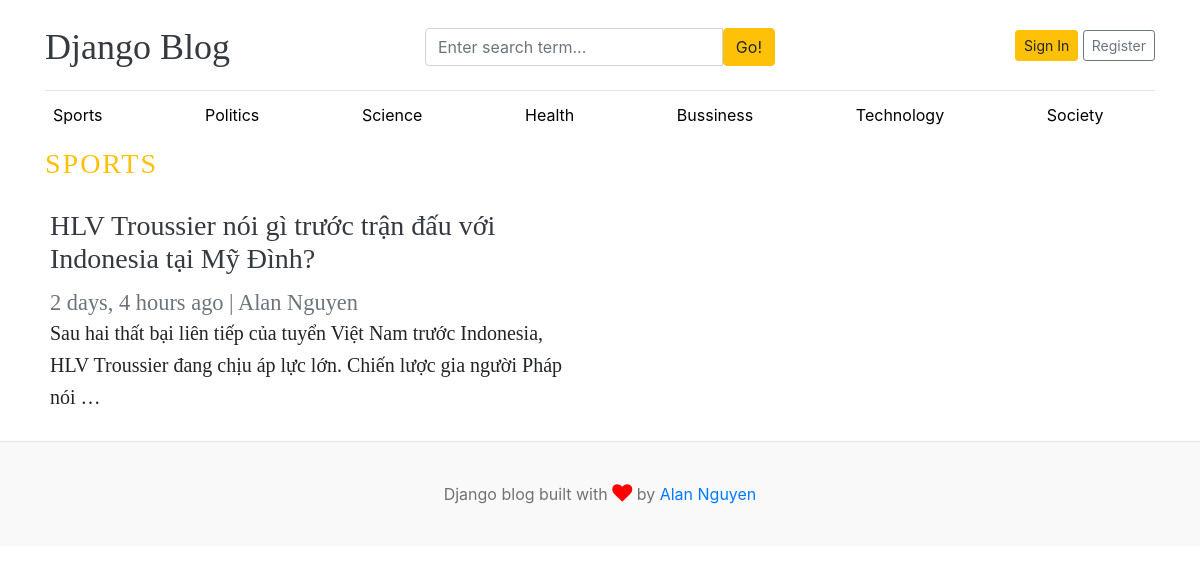
The page /category/1/ on the database as committed earlier.
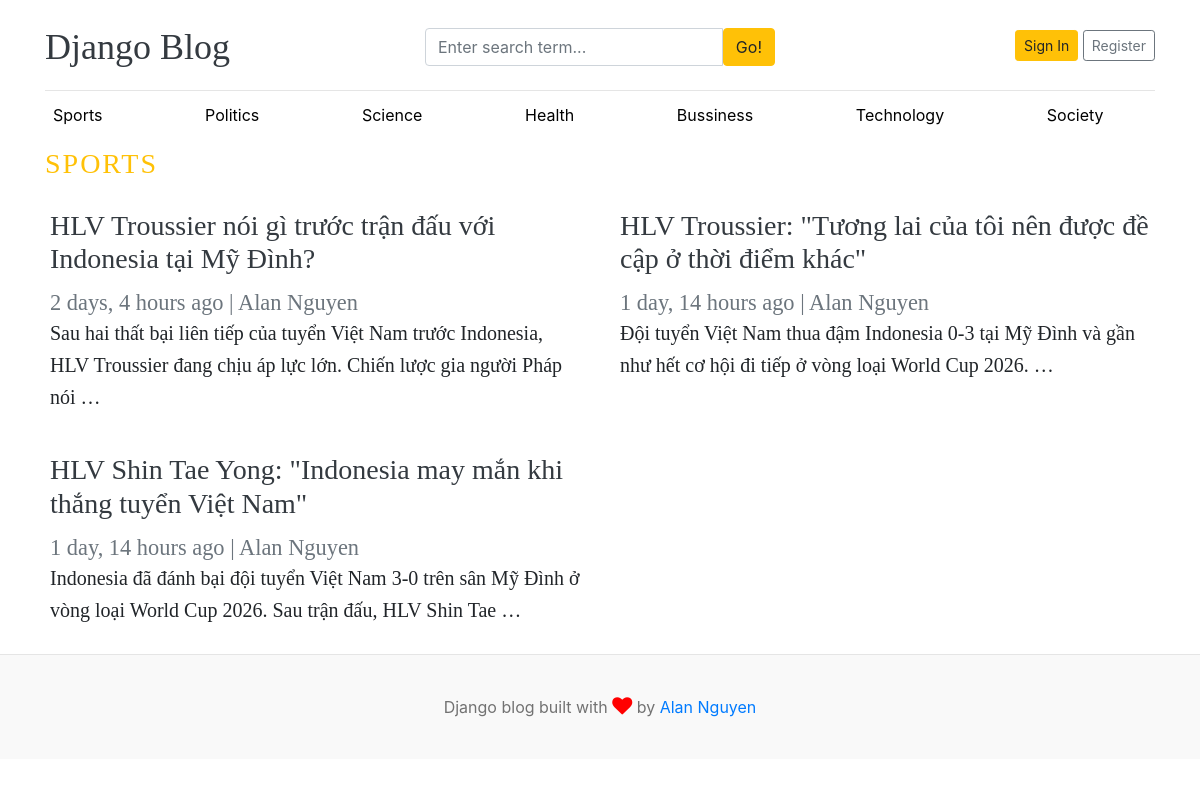
The same page on the database as committed later.
### blogs/models.py (models this page shows, shortened)
class Category(models.Model):
    category_name = models.CharField(max_length=50, unique=True)
    created_at = models.DateTimeField(auto_now_add=True)
    updayed_at = models.DateTimeField(auto_now=True)
    class Meta:
        verbose_name_plural = 'categories'
    def __str__(self):
        return self.category_name

class Blog(models.Model):
    title = models.CharField(max_length=100)
    slug = models.SlugField(max_length=150, unique=True, blank=True)
    category = models.ForeignKey(Category, on_delete=models.CASCADE)
    author = models.ForeignKey(User, on_delete=models.CASCADE)
    featured_image = models.ImageField(upload_to='upload/%Y/%m/%d')
    short_description = models.TextField(max_length=500)
    blog_body = models.TextField(max_length=5000)
    status = models.CharField(max_length=20, choices=STATUS_CHOICES, default="Draft")
    is_featured = models.BooleanField(default=False)
    created_at = models.DateTimeField(auto_now_add=True)
    updated_at = models.DateTimeField(auto_now=True)

### blogs/views.py (the view)
# urls.py: path('<int:category_id>/', views.posts_by_category, name ='posts_by_category'),
def posts_by_category(request, category_id):
    posts = Blog.objects.filter(status='Published', category=category_id)
    try:
        category = Category.objects.get(id=category_id)
    except:
        return render(request,'404.html')
    context = {
        'posts': posts,
        'category': category,
    }
    return render(request, 'posts_by_category.html', context)

### blogs/context_processors.py (called while the page is built)
def get_categories(request):
    categories = Category.objects.all()
    return dict(categories=categories)

def get_social_links(request):
    social_links = SocialLink.objects.all()
    return dict(social_links=social_links)

### templates/posts_by_category.html (shortened to what this page needs)
{% extends 'base.html' %}
{% block content%}
<h3 class="text-uppercase text-warning" style="letter-spacing: 2px;">{{ category }}<h3>
  <div class="row mb-2">
    {% if posts %}
        {% for post in posts %}
            <div class="col-md-6 px-0">
            <div class="card border-0" >
                <div class="card-body">
                <h3><a href="{% url 'blogs' post.slug %}" style="text-decoration: none;" class="text-dark">{{post.title}}</a></h3>
                <small class="mb-1 text-muted">{{ post.updated_at | timesince }} ago | {{ post.author.first_name }} {{ post.author.last_name }}</small>
                <p class="card-text" style="font-size: 1.25rem; line-height: 1.6; font-weight:300">{{ post.short_description | truncatewords:25 }}</p>
                </div>
            </div>
            </div>
        {% endfor %}
    {% else %}
        <div class="col-md-6 px-0">
            <div class="card-body">
                <p class="lead my-3">No posts found</p>
            </div>
        </div>
    {% endif %}
  </div>
</div>
{% endblock content %}

### templates/base.html (shortened to what this page needs)
{% load static %}
<!DOCTYPE html>
<html lang="en">
<head>
    <link href="https://getbootstrap.com/docs/4.0/dist/css/bootstrap.min.css" rel="stylesheet">
    <link rel="stylesheet" href="https://cdnjs.cloudflare.com/ajax/libs/font-awesome/4.7.0/css/font-awesome.min.css">
    <link href="{% static 'css/blogs.css' %}" rel="stylesheet">
  </head>
<body>
    <div class="container">
      <header class="blog-header py-3">
        <div class="row flex-nowrap justify-content-between align-items-center">
          <div class="col-4 pt-1">
            <a class="blog-header-logo text-dark" href="/">Django Blog</a>
          </div>
          <div class="col-4 pt-1" >
            <form action="{% url 'search' %}" method="GET">
              <div class="input-group">
                <input class="form-control" type="text" name="keyword" value="{{ keyword }}" placeholder="Enter search term..." aria-label="Enter search term..." aria-describedby="button-search" />
                <button type="submit " class="btn btn-warning" id="button-search" type="button">Go!</button>
            </div>
            </form>
          </div>
          <div class="col-4 d-flex justify-content-end align-items-center">
            <a class="btn btn-sm btn-warning" href="#">Sign In</a> &nbsp;
            <a class="btn btn-sm btn-outline-secondary" href="#">Register</a>
          </div>
        </div>
      </header>
      <div class="nav-scroller py-1 mb-2">
        <nav class="nav d-flex justify-content-between">
          {% for item in categories %}
            <a class="p-2 cat-text" href="{% url 'posts_by_category' item.pk %}">{{ item.category_name }}</a>
            <br/>
          {% endfor %}
        </nav>
      </div>
{% block content %}
{% endblock content %}
    <footer class="blog-footer">
        <p>Django blog built with <i class="fa fa-heart my-heart"></i> by <a href="#">Alan Nguyen</a></p>
    </footer>
</body>
</html>

### blog_main/static/css/blogs.css (style rules this page uses)
.blog-header { border-bottom: 1px solid #e5e5e5; }
.blog-header-logo { font-family: "IBM Plex Sans", Georgia, "Times New Roman", serif; font-size: 2.25rem; }
h1, h2, h3, h4, h5, h6 { font-family: "IBM Plex Sans", Georgia, "Times New Roman", serif; }
.blog-footer { padding: 2.5rem 0; color: #727272; text-align: center; background-color: #f9f9f9; border-top: .05rem solid #e5e5e5; }
.blog-footer p:last-child { margin-bottom: 0; }
.my-heart { font-size:20px; color: red !important; }
.cat-text { text-decoration: none; color: black; }

Rows that differ between the two databases and show on the page:
added Blog: title "HLV Troussier: \"Tương lai của tôi nên được đề cập ở thời điểm khác\"", updated_at "1 day, 14 hours", author.first_name "Alan", author.last_name "Nguyen", short_description "Đội tuyển Việt Nam thua đậm Indonesia 0-3 tại Mỹ Đình và gần như hết cơ hội đi tiếp ở vòng loại World Cup 2026. …"
added Blog: title "HLV Shin Tae Yong: \"Indonesia may mắn khi thắng tuyển Việt Nam\"", updated_at "1 day, 14 hours", author.first_name "Alan", author.last_name "Nguyen", short_description "Indonesia đã đánh bại đội tuyển Việt Nam 3-0 trên sân Mỹ Đình ở vòng loại World Cup 2026. Sau trận đấu, HLV Shin Tae …"
